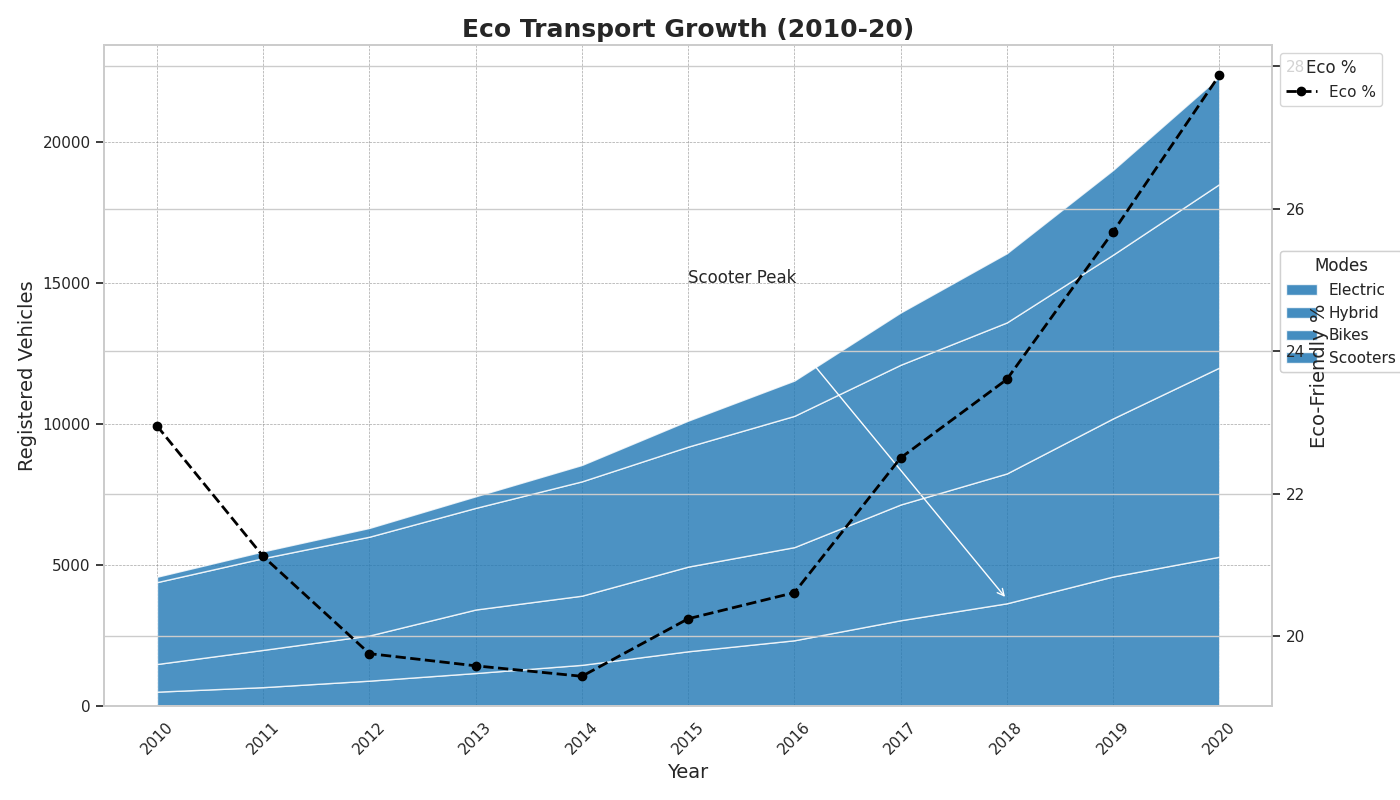

Here is the Python script that generated this plot:
import matplotlib.pyplot as plt
import numpy as np

years = np.arange(2010, 2021)
electric_cars = np.array([520, 680, 910, 1180, 1470, 1950, 2340, 3050, 3650, 4600, 5300])
hybrid_cars = np.array([980, 1320, 1600, 2250, 2450, 3000, 3300, 4100, 4600, 5600, 6700])
bicycles = np.array([2900, 3250, 3500, 3600, 4050, 4250, 4650, 4950, 5350, 5800, 6500])
scooters = np.array([190, 240, 310, 410, 580, 920, 1250, 1850, 2450, 3000, 3800])

total_vehicles = electric_cars + hybrid_cars + bicycles + scooters
total_vehicle_market = np.linspace(20000, 80000, len(years))
percentage_eco_friendly = (total_vehicles / total_vehicle_market) * 100

transport_data = np.vstack([electric_cars, hybrid_cars, bicycles, scooters])

fig, ax1 = plt.subplots(figsize=(14, 8))

ax1.stackplot(years, transport_data, labels=['Electric', 'Hybrid', 'Bikes', 'Scooters'], 
              colors=['#1f77b4', '#1f77b4', '#1f77b4', '#1f77b4'], alpha=0.8)

ax2 = ax1.twinx()
ax2.plot(years, percentage_eco_friendly, color='black', linewidth=2, linestyle='--', marker='o', label='Eco %')

ax1.set_xlabel('Year', fontsize=14)
ax1.set_ylabel('Registered Vehicles', fontsize=14)
ax2.set_ylabel('Eco-Friendly %', fontsize=14)

ax1.set_title("Eco Transport Growth (2010-20)", fontsize=18, fontweight='bold')

ax1.set_xticks(years)
ax1.set_xticklabels(years, rotation=45)

ax1.grid(True, linestyle='--', linewidth=0.5, color='grey', alpha=0.7)

stacked_legend = ax1.legend(loc='upper left', bbox_to_anchor=(1, 0.7), title='Modes')
line_legend = ax2.legend(loc='upper left', bbox_to_anchor=(1, 1), title='Eco %')

ax1.add_artist(stacked_legend)

ax1.annotate('Scooter Peak', xy=(2018, scooters[-1]), xytext=(2015, 15000),
             arrowprops=dict(facecolor='black', arrowstyle='->'), fontsize=12)

plt.tight_layout()
plt.show()
